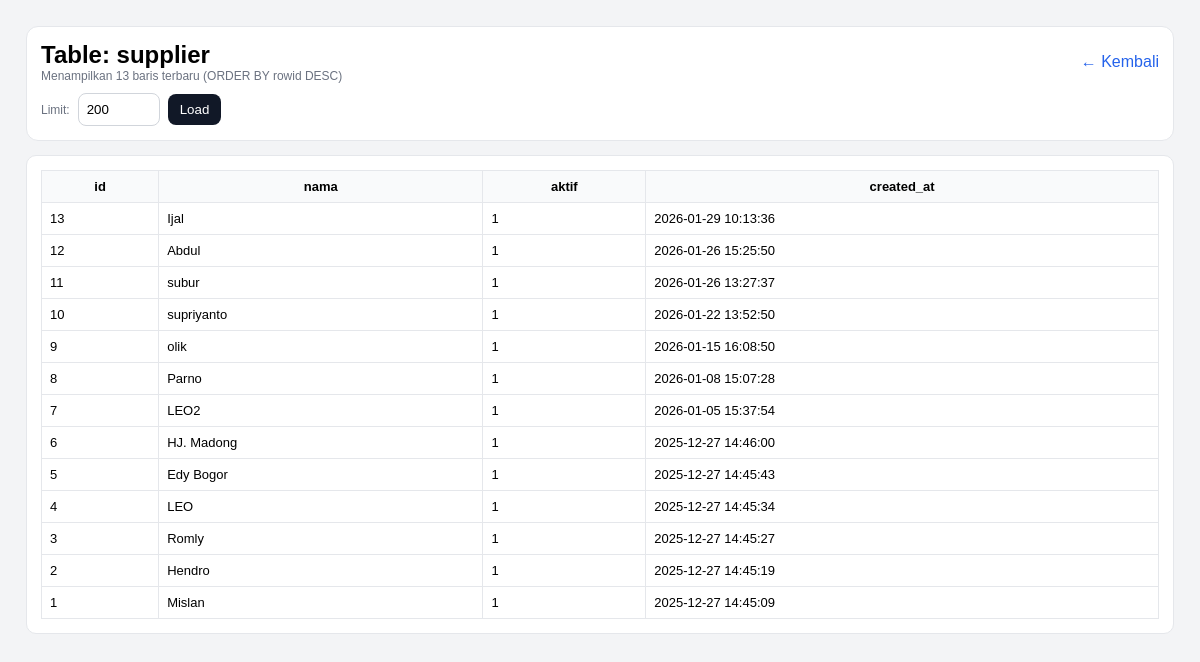
The app's page /admin/db/table/supplier (signed in), older data.
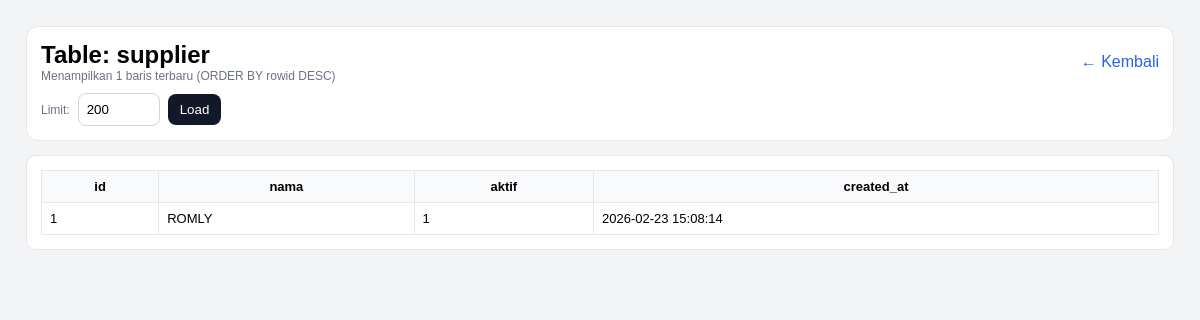
The same page, newer data.
### tables this page shows
CREATE TABLE supplier (
              id INTEGER PRIMARY KEY AUTOINCREMENT,
              nama TEXT NOT NULL UNIQUE,
              aktif INTEGER NOT NULL DEFAULT 1,
              created_at TEXT DEFAULT (datetime('now','localtime'))
            );

### app.py (the view)
@app.route("/admin/db/table/<table_name>", methods=["GET"])
def admin_db_table_view(table_name):
    if not require_login():
        return redirect(url_for("login"))
    conn = get_conn()
    try:
        tables = [r["name"] for r in conn.execute("""
            SELECT name FROM sqlite_master WHERE type='table'
        """).fetchall()]
        if table_name not in tables:
            return "Table tidak valid", 400
        limit = request.args.get("limit", "200")
        try:
            limit = int(limit)
        except:
            limit = 200
        limit = max(1, min(limit, 2000))
        cols = [r["name"] for r in conn.execute(f"PRAGMA table_info({table_name})").fetchall()]
        rows = conn.execute(f"""
            SELECT * FROM {table_name}
            ORDER BY rowid DESC
            LIMIT ?
        """, (limit,)).fetchall()
        return render_template(
            "admin_db_table.html",
            table_name=table_name,
            cols=cols,
            rows=[dict(r) for r in rows],
            limit=limit
        )
    finally:
        conn.close()

### app.py (called while the page is built)
def require_login() -> bool:
    return bool(session.get("user"))

### helpers/db.py (called while the page is built)
def get_conn():
    conn = sqlite3.connect(DB_PATH, timeout=30)
    conn.row_factory = sqlite3.Row
    conn.execute("PRAGMA foreign_keys = ON;")
    conn.execute("PRAGMA journal_mode = WAL;")
    return conn

### templates/admin_db_table.html (shortened to what this page needs)
<!doctype html>
<html lang="id">
<head>
</head>
<body>
<div class="card">
  <div style="display:flex;justify-content:space-between;align-items:center;gap:10px;">
    <div>
      <h2 style="margin:0;">Table: {{ table_name }}</h2>
      <div class="muted">Menampilkan {{ rows|length }} baris terbaru (ORDER BY rowid DESC)</div>
    </div>
    <div>
      <a href="/admin/db">← Kembali</a>
    </div>
  </div>
  <form method="get" style="margin-top:10px;display:flex;gap:8px;align-items:center;">
    <label class="muted">Limit:</label>
    <input type="number" name="limit" value="{{ limit }}" min="1" max="2000">
    <button type="submit">Load</button>
  </form>
</div>
<div class="card scroll">
  <table>
    <thead>
      <tr>
        {% for c in cols %}
          <th>{{ c }}</th>
        {% endfor %}
      </tr>
    </thead>
    <tbody>
      {% for r in rows %}
        <tr>
          {% for c in cols %}
            <td>{{ r.get(c, "") }}</td>
          {% endfor %}
        </tr>
      {% endfor %}
    </tbody>
  </table>
</div>
</body>
</html>

### templates/admin_db_table.html (style rules this page uses)
body { font-family:Arial;background:#f3f4f6;padding:18px }
.card { background:#fff;border:1px solid #e5e7eb;border-radius:12px;padding:14px;margin-bottom:14px }
table { width:100%;border-collapse:collapse }
th,td { border:1px solid #e5e7eb;padding:8px;font-size:13px;vertical-align:top }
th { background:#f9fafb;position:sticky;top:0 }
.muted { color:#6b7280;font-size:12px }
a { color:#2563eb;text-decoration:none }
.scroll { overflow:auto;max-height:75vh;border:1px solid #e5e7eb;border-radius:10px }
input { padding:8px;border:1px solid #d1d5db;border-radius:8px }
button { padding:8px 12px;border:0;border-radius:8px;background:#111827;color:#fff;cursor:pointer }

Row changes from the older to the newer data that the page shows:
removed supplier: get "13" "Ijal" "1" "2026-01-29 10:13:36"
removed supplier: get "12" "Abdul" "1" "2026-01-26 15:25:50"
removed supplier: get "11" "subur" "1" "2026-01-26 13:27:37"
removed supplier: get "10" "supriyanto" "1" "2026-01-22 13:52:50"
removed supplier: get "9" "olik" "1" "2026-01-15 16:08:50"
removed supplier: get "8" "Parno" "1" "2026-01-08 15:07:28"
removed supplier: get "7" "LEO2" "1" "2026-01-05 15:37:54"
removed supplier: get "6" "HJ. Madong" "1" "2025-12-27 14:46:00"
removed supplier: get "5" "Edy Bogor" "1" "2025-12-27 14:45:43"
removed supplier: get "4" "LEO" "1" "2025-12-27 14:45:34"
removed supplier: get "3" "Romly" "1" "2025-12-27 14:45:27"
removed supplier: get "2" "Hendro" "1" "2025-12-27 14:45:19"
removed supplier: get "1" "Mislan" "1" "2025-12-27 14:45:09"
added supplier: get "1" "ROMLY" "1" "2026-02-23 15:08:14"
Text that changed along with them:
{{ rows|length }}: "13" → "1"
